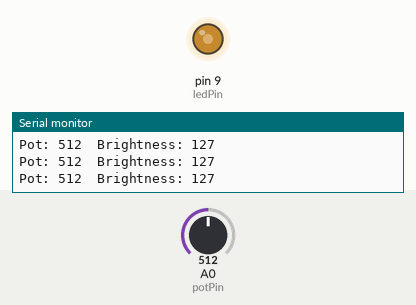
This sketch was run on a simulated Arduino Uno, built with avr-gcc and run on an emulated ATmega328P. Parts: output pins drawn as LEDs (lit = HIGH), the last lines printed to the serial monitor. The inputs (shaded band) are chosen by the test bench; at power-on: A0 (potPin) = 512.

Above: at 1.2 s.
1.3 s: A0 (potPin) set to 43
At 2.1 s:
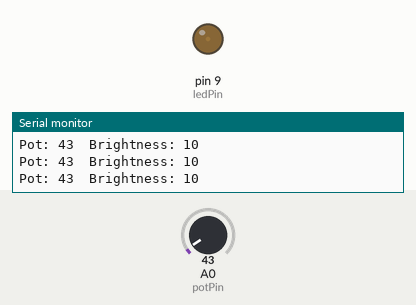
2.8 s: A0 (potPin) set to 35
At 3.9 s:
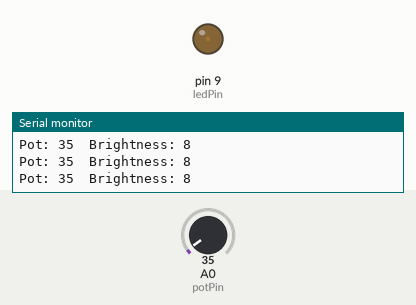
4.3 s: A0 (potPin) set to 716
At 5.5 s:
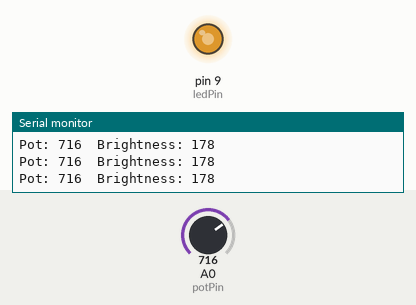
5.8 s: A0 (potPin) set to 0
At 6.8 s:
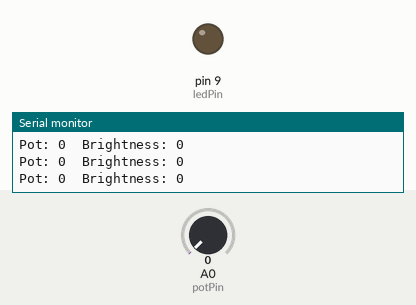
7.3 s: A0 (potPin) set to 900
At 8.4 s:
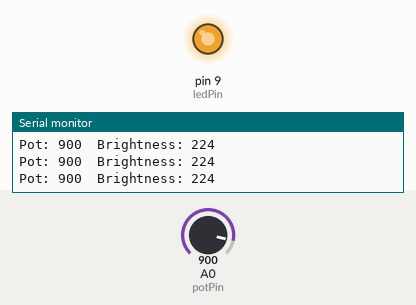
8.8 s: A0 (potPin) set to 511
At 9.6 s:
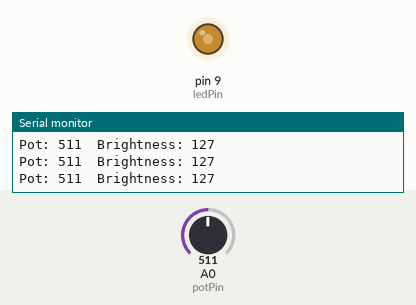
Timing chart, 0 to 11.8 s (numbered marks = the images above; inputs shaded):
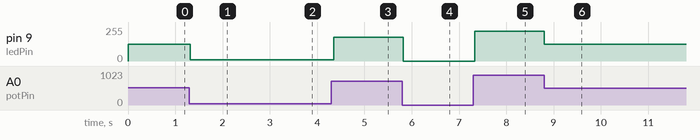

Measured:
- after the input at 1.3 s, pin 9 (ledPin): 127/255 → 10/255 at once
- after the input at 2.8 s, pin 9 (ledPin): 10/255 → 8/255 at once
- after the input at 4.3 s, pin 9 (ledPin): 8/255 → 178/255 after 0.05 s
- after the input at 5.8 s, pin 9 (ledPin): 178/255 → 0/255 at once
- after the input at 7.3 s, pin 9 (ledPin): 0/255 → 224/255 at once
- after the input at 8.8 s, pin 9 (ledPin): 224/255 → 127/255 at once

The sketch:

Ex8_PartB.ino
```cpp
/*
  Exercise 8 - Part B
  Add a single-color LED. Change light intensity depending on turning the potentiometer.
*/

const int potPin = A0;
const int ledPin = 9; // Must be a PWM pin (~)

void setup() {
  pinMode(ledPin, OUTPUT);
  Serial.begin(9600);
}

void loop() {
  int rawValue = analogRead(potPin);

  // Map 10-bit ADC (0-1023) to 8-bit PWM (0-255)
  int brightness = map(rawValue, 0, 1023, 0, 255);

  analogWrite(ledPin, brightness);

  Serial.print("Pot: ");
  Serial.print(rawValue);
  Serial.print("  Brightness: ");
  Serial.println(brightness);

  delay(50);
}
```
